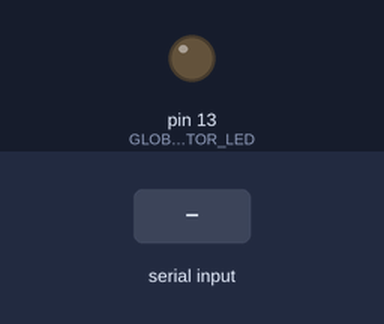
A sketch run on a simulated Arduino Uno, built with avr-gcc and run on an emulated ATmega328P. Shown: output pins drawn as LEDs (lit = HIGH). Dashed ring = blinking. The test bench sets the inputs (shaded band). What the sketch prints to the serial monitor is not drawn.

Above: at 1.2 s.
1.3 s: byte 1 (GLOBLOCK_SERIAL_SUCCESS) received over Serial
At 1.43 s:
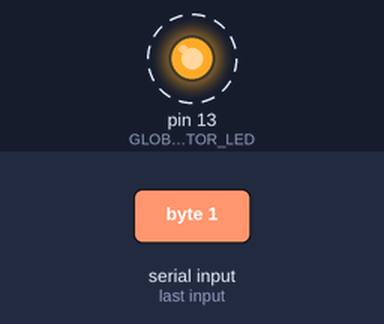
Timing chart, 0 to 4.3 s (numbered marks = the images above; inputs shaded):
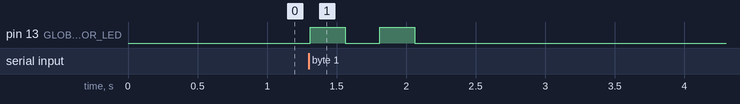

Measured:
- after the input at 1.3 s, pin 13 (GLOBLOCK_INDICATOR_LED): alternates HIGH for 0.25 s and LOW for 0.25 s, 4 changes in all, then stays LOW, starting at once

The sketch:

template.ino
```cpp
/*
----------------------------------------------------------------
Author: Alex Quigley
Project Info: 4th Year as part of BSHCE4, with the National College of Ireland
Project Name: Globlock
Project Title: 2 Factor Document Access control repository and file tokenization
Project Overview: Globlock provides a document management system and file repository with 2 factor authentication, using open source hardware and software.
Version: 1.0

Implementation:
  [Header Start][Identifier][Footer][Optional Data]
  E.G.   #X#streamofdata

  #H# = Handshake
  #R# = Report results
  #D# = Display Data on LCD
  #T# = Test RFID

----------------------------------------------------------------
Controller Board: Arduino UNO R3
----------------------------------------------------------------
*/

/*
INCLUDES, METHODS, GLOBAL & VARIABLE DECLARATIONS
---------------------------------------------------------------- */
/*   INCLUDES   */
#include <WString.h> //Official Arduino string library

/*   CONSTANTS   */
#define GLOBLOCK_INDICATOR_LED 13
#define GLOBLOCK_SERIAL_SUCCESS 1
#define GLOBLOCK_SERIAL_FAILURE 999
#define GLOBLOCK_SERIAL_DATA_STX "\x02"
#define GLOBLOCK_SERIAL_DATA_ETX "\x03"
#define GLOBLOCK_SERIAL_DATA_DLR "|"
#define GLOBLOCK_SERIAL_DATA_HDR '#'
#define GLOBLOCK_SERIAL_DATA_FTR '#'
#define GLOBLOCK_SERIAL_DATA_NLN '\n'
#define GLOBLOCK_SERIAL_BAUDRATE 9600

/*   VARIABLES  */
String inputData;
char inputByte, dataHeader, dataType;
int inputResult;
int inputLength;
String dataMessage;

/*   METHOD DECLARATIONS   */
int readSerialInputData();
void handleData(String inputData);
void handleError(String errorMessage);
void returnHandshake(String dataMessage);
void displayReport(String dataMessage);
void displayData(String lcdMessage);
void handleError(String errorMessage);
boolean testRFID(String dataMessage);
void callBack(boolean success, String data);
int successAlert(int count, int freq);
/*
---------------------------------------------------------------- */

/*
METHODS
---------------------------------------------------------------- */

/*
SETUP
* Initialize serial to Baudrate and set pinmode for indicator led
*/  void setup(){
      pinMode(GLOBLOCK_INDICATOR_LED, OUTPUT);
      Serial.begin(GLOBLOCK_SERIAL_BAUDRATE);
    }

/*
LOOP
* Tests to see if data is available and calls handleData if serial input is available
*/  void loop(){
      inputData = "";
      inputResult = readSerialInputData();
      if (inputResult == GLOBLOCK_SERIAL_SUCCESS) {
        handleData(inputData);
      } else if (inputResult == GLOBLOCK_SERIAL_FAILURE) {
        //Flash green - and alert still running
      } else {
        handleError("SERIAL DATA UNSCUCCESSFUL - MALFORMED");
      }
    }

/*
READ SERIAL INPUT DATA
* Attempts to read serial input and if successful, assign to inputData by reference, and returns success code
*/  int readSerialInputData(){
      int inputComplete = 0;
      if(Serial.available()){
        if (!(Serial.available()>0)) return GLOBLOCK_SERIAL_FAILURE;
        do{
          inputData += (char)Serial.read();
          if (inputByte == GLOBLOCK_SERIAL_DATA_FTR || inputByte == GLOBLOCK_SERIAL_DATA_HDR) inputComplete++;
          allowToBuffer(10);
        } while((inputComplete<3) && (Serial.available()));
        return GLOBLOCK_SERIAL_SUCCESS;
      } else {
        return GLOBLOCK_SERIAL_FAILURE;
      }
    }

/*
HANDLE DATA
* Breaks up inputData to define header and dataMessage, and carries out appropriate method call defined by headrer type
* If no valid header is found, calls handleError()
*/  void handleData(String inputData){
      /* Assignments */
      inputLength = inputData.length();
      dataMessage = "Undefined";
      dataHeader = inputData.charAt(0);
      dataType = inputData.charAt(1);
      if (inputLength > 3)dataMessage = inputData.substring(3, inputLength-1);
      /* Switch for Header types */
      switch (dataType) {
        case 'H'://Handshake
          returnHandshake(dataMessage);
          break;
        case 'R'://Report to LCD
          displayReport(dataMessage);
          break;
        case 'D'://Display to LCD
          displayData(dataMessage);
          break;
        case 'T'://Display to LCD
          testRFID(dataMessage);
          break;
        case 'G':
          globeAvailable(inputData);
        case '\n':
          break;
        default:
          handleError("INVALID HEADER");
          break;
        }
    }

/*
HANDLE ERROR
* Accepts message input as a string and invokes a callBack with a flase success to client. Allows scope for LCD display
*/  void handleError(String errorMessage){
         callBack(false, errorMessage);
         // LCD Display Warning
    }

/*
RETURN HANDSHAKE
* This method is called if the 'H' header is sent from client and returns a basic response, then calls successAlert
* If no valid header is found, calls handleError()
*/  void returnHandshake(String dataMessage){
      Serial.print(GLOBLOCK_SERIAL_DATA_STX);
      Serial.print("#H#HANDSHAKE RESPONSE");
      Serial.print(GLOBLOCK_SERIAL_DATA_DLR);
      Serial.print("#B#" + dataMessage);
      Serial.print(GLOBLOCK_SERIAL_DATA_DLR);
      Serial.print("#F#COMPLETE");
      Serial.print(GLOBLOCK_SERIAL_DATA_ETX);
      successAlert(5, 100);
    }

/*
DISPLAY REPORT
* This method is called if the 'R' header is sent from client and returns a basic success response through callBack.
* Allows scope for LCD display, and further reporting functionality, such as last ID read from device etc..
*/  void displayReport(String dataMessage){
      //LCDDisplay(dataMessage);
      callBack(true, "Display Successful");
    }

/*
DISPLAY DATA
* This method is called if the 'D' header is sent from client and returns a basic success response through callBack.
* Allows scope for LCD display, and further reporting functionality, such as last ID read from device etc..
*/  void displayData(String lcdMessage){
      //LCDDisplay(dataMessage);
    }

/*
TEST RFID
* This method is called if the 'T' header is sent from client and returns a mock RFID value for testing purposes.
*/  boolean testRFID(String dataMessage){
      Serial.print(GLOBLOCK_SERIAL_DATA_STX);
      Serial.print("#H#TEST RFID RESPONSE");
      Serial.print(GLOBLOCK_SERIAL_DATA_DLR);
      Serial.print("#B#ID:FFAA10205691");
      Serial.print(GLOBLOCK_SERIAL_DATA_DLR);
      Serial.print("#F#COMPLETE");
      Serial.print(GLOBLOCK_SERIAL_DATA_ETX);
      successAlert(5, 100);
    }

/*
CALL BACK
* Returns a response to the client of 'Success' or 'Failure' and generates an appropriate successAlert.
*/  void callBack(boolean success, String data){
      if (success){
        Serial.print(GLOBLOCK_SERIAL_DATA_STX);
        Serial.print("#H#REQUEST RESPONSE");
        Serial.print(GLOBLOCK_SERIAL_DATA_DLR);
        Serial.print("#B#SUCCEEDED:" + data);
        Serial.print(GLOBLOCK_SERIAL_DATA_DLR);
        Serial.print("#F#COMPLETE");
        Serial.print(GLOBLOCK_SERIAL_DATA_ETX);
        successAlert(5, 100);
      } else {
        Serial.print(GLOBLOCK_SERIAL_DATA_STX);
        Serial.print("#H#REQUEST RESPONSE");
        Serial.print(GLOBLOCK_SERIAL_DATA_DLR);
        Serial.print("#B#FAILED!" + data);
        Serial.print(GLOBLOCK_SERIAL_DATA_DLR);
        Serial.print("#F#COMPLETE");
        Serial.print(GLOBLOCK_SERIAL_DATA_ETX);
        successAlert(3, 250);
      }
    }

/*
SUCCESS ALERT
* Recursive method that flashes Indicator LED recursively, at a particular interval
*/  int successAlert(int count, int freq){
      if ((count == 1)||(count == 0)) return 0;
      digitalWrite(GLOBLOCK_INDICATOR_LED, HIGH);
      delay(freq);
      digitalWrite(GLOBLOCK_INDICATOR_LED, LOW);
      delay(freq);
      return successAlert((count-1), freq);
    }

/*
ALLOW TO BUFFER
* Delay method that allows the serial to buffer its input and prevent re-read
*/  void allowToBuffer(int bufferLimit){
      delay(bufferLimit);
    }

/*
GLOBE AVAILABLE
* Globe is placed on the device
*/  void globeAvailable(String inputData){

    }

/*
COMPLETE
---------------------------------------------------------------- */
```
